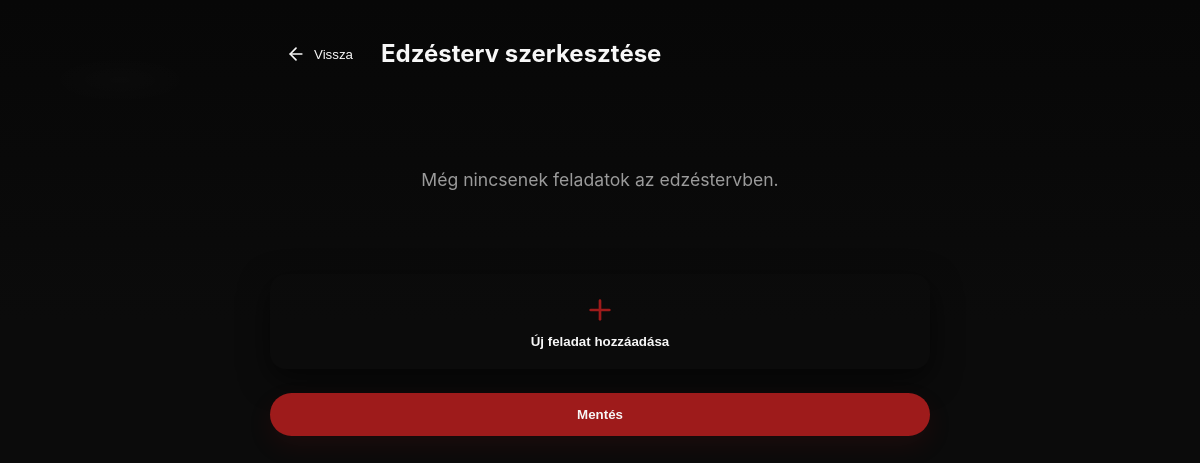
/editor/edit/16/, run on an earlier commit of the app's database.
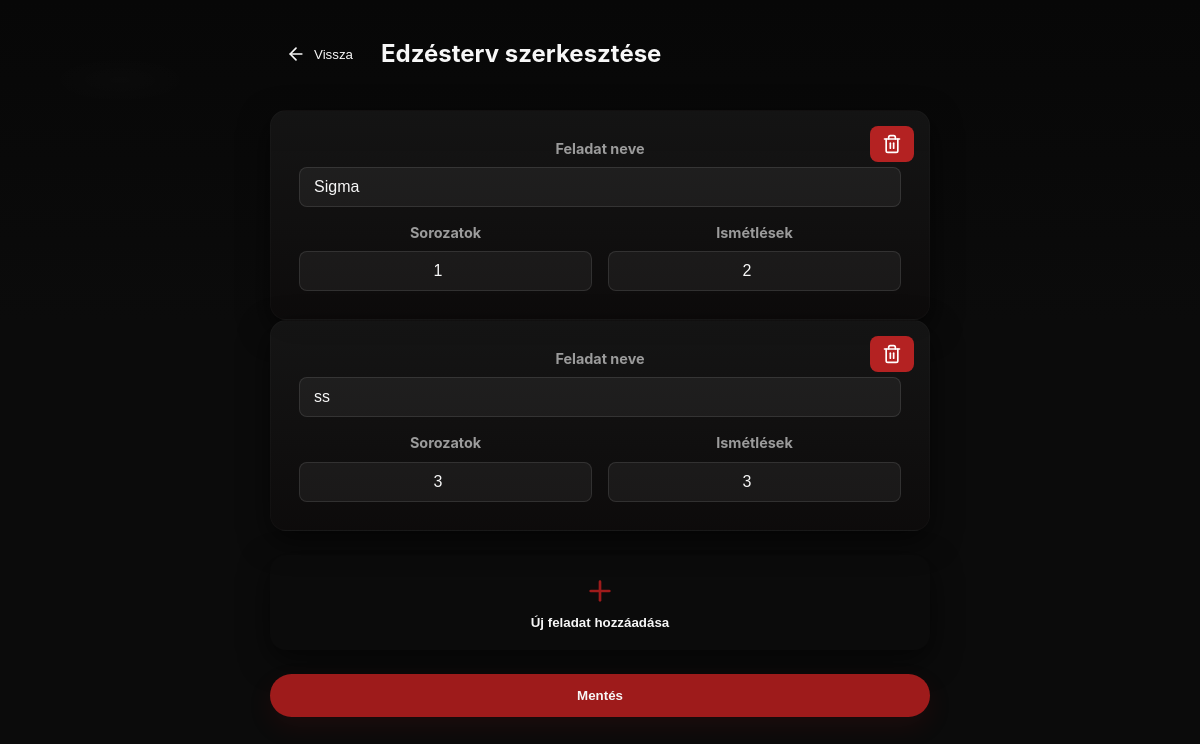
And on a later commit of the database.
### home/models.py (models this page shows)
class Excercises(models.Model):
    workoutid = models.ForeignKey(CreatedWorkouts, on_delete=models.CASCADE)
    name = models.CharField(max_length=50)
    sets = models.IntegerField()
    reps = models.IntegerField()

### editor/views.py (the view)
# urls.py: path('edit/<int:workout_id>/', views.edit_workout, name='edit_workout'),
def edit_workout(request, workout_id):
    if request.method == 'POST':
        workout = CreatedWorkouts.objects.get(id=workout_id, userid=request.user)
        excercises = Excercises.objects.filter(workoutid_id=workout_id)
        for excercise in excercises:
            name = request.POST.get(f'excercise_name_{excercise.id}')
            sets = request.POST.get(f'excercise_sets_{excercise.id}')
            reps = request.POST.get(f'excercise_reps_{excercise.id}')
            if name and sets and reps:
                excercise.name = name
                excercise.sets = int(sets)
                excercise.reps = int(reps)
                excercise.save()
        for key in request.POST:
            if key.startswith('new_excercise_name_'):
                new_id = key.replace('new_excercise_name_', '')
                name = request.POST.get(f'new_excercise_name_{new_id}')
                sets = request.POST.get(f'new_excercise_sets_{new_id}')
                reps = request.POST.get(f'new_excercise_reps_{new_id}')
                if name and sets and reps:
                    try:
                        Excercises.objects.create(
                            workoutid=workout,
                            name=name,
                            sets=int(sets),
                            reps=int(reps)
                        )
                    except ValueError:
                        pass
        return redirect('my_workouts')
    else:
        exc = Excercises.objects.filter(workoutid_id=workout_id)
        return render(request, 'edit.html', {'workout_id': workout_id, 'excercises': exc})

### editor/templates/edit.html (shortened to what the changed rows need)
{% extends 'main.html' %} {% block content %}
<main class="page-wrap">
  <section class="home-panel">
    <div class="workouts-container" style="display: flex; flex-direction: column; gap: 12px; width: 100%; max-width: 700px; margin: 0 auto; padding: 0 20px;">
      <div style="display: flex; align-items: center; margin-bottom: 24px; gap: 12px;">
        <h2 style="color: var(--white); margin: 0;">Edzésterv szerkesztése</h2>
      </div>
      <form method="post" action="{% url 'edit_workout' workout_id %}" id="workoutForm">
        <div id="existing-excercises">
          {% for excercise in excercises %}
          <div style="position: relative;">
            <button onclick="showDeleteModal({{ excercise.id }})" type="button" style="position: absolute; top: 16px; right: 16px; background: rgba(220, 38, 38, 0.8); border: none; border-radius: 8px; padding: 8px 12px; cursor: pointer; display: flex; align-items: center; justify-content: center; transition: all 0.2s; z-index: 10;" onmouseover="this.style.background='rgba(220, 38, 38, 1)'" onmouseout="this.style.background='rgba(220, 38, 38, 0.8)'">
            </button>
            <div class="card big" style="width: 100%; padding: 28px; display: flex; flex-direction: column; gap: 16px;">
              <div style="display: flex; flex-direction: column; gap: 8px;">
                <label style="color: var(--muted); font-weight: 700; font-size: 0.9rem;">Feladat neve</label>
                <input type="text" name="excercise_name_{{ excercise.id }}" value="{{ excercise.name }}" style="width: 100%; padding: 10px 14px; background: rgba(255, 255, 255, 0.05); border: 1px solid rgba(255, 255, 255, 0.1); border-radius: 8px; color: var(--white); font-size: 1rem;" />
              </div>
              <div style="display: flex; gap: 16px;">
                <div style="flex: 1; display: flex; flex-direction: column; gap: 8px;">
                  <label style="color: var(--muted); font-weight: 700; font-size: 0.9rem;">Sorozatok</label>
                  <input type="number" name="excercise_sets_{{ excercise.id }}" value="{{ excercise.sets }}" min="1" style="width: 100%; padding: 10px 14px; background: rgba(255, 255, 255, 0.05); border: 1px solid rgba(255, 255, 255, 0.1); border-radius: 8px; color: var(--white); font-size: 1rem; text-align: center;" />
                </div>
                <div style="flex: 1; display: flex; flex-direction: column; gap: 8px;">
                  <label style="color: var(--muted); font-weight: 700; font-size: 0.9rem;">Ismétlések</label>
                  <input type="number" name="excercise_reps_{{ excercise.id }}" value="{{ excercise.reps }}" min="1" style="width: 100%; padding: 10px 14px; background: rgba(255, 255, 255, 0.05); border: 1px solid rgba(255, 255, 255, 0.1); border-radius: 8px; color: var(--white); font-size: 1rem; text-align: center;" />
                </div>
              </div>
            </div>
          </div>
          {% empty %}
          <div style="text-align: center; padding: 40px 20px;">
            <p style="color: var(--muted); font-size: 1.1rem;">Még nincsenek feladatok az edzéstervben.</p>
          </div>
          {% endfor %}
        </div>
      </form>
    </div>
  </section>
</main>
{% endblock %}

What changed in the data, as far as the page shows it:
added Excercises: name "Sigma", sets "1", reps "2"
added Excercises: name "ss", sets "3", reps "3"
Also different on the page:
text no longer shown: "Még nincsenek feladatok az edzéstervben."
